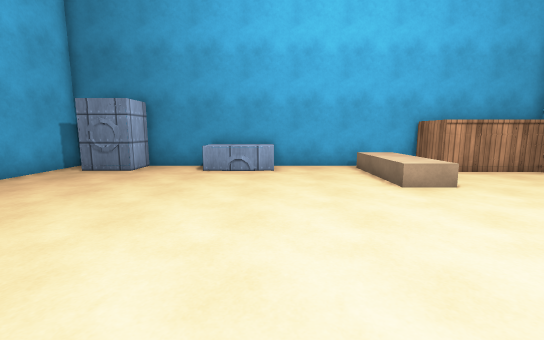
View 1 (above)

18 first-person views from a walk through a 3-D level made in the Unity game engine. The camera is 1.4 m above the floor, tilts 8° down and sees 90° across. The floor is counted in squares, 1 m on a side. Each view is taken from the middle of a square. On the plan, view 1 faces up. The plan holds only what a view shows up to about 13 squares ahead; the rest is blank. The player character is not drawn. Surface patterns are stand-ins for the level's own textures.

View 2
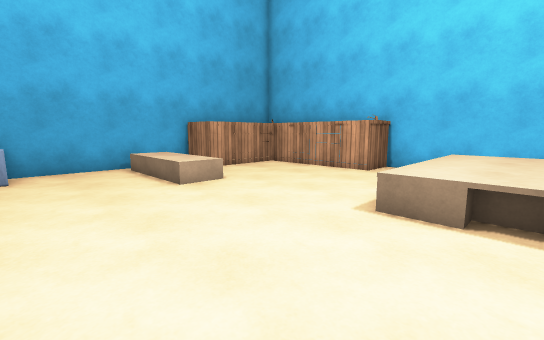

View 3
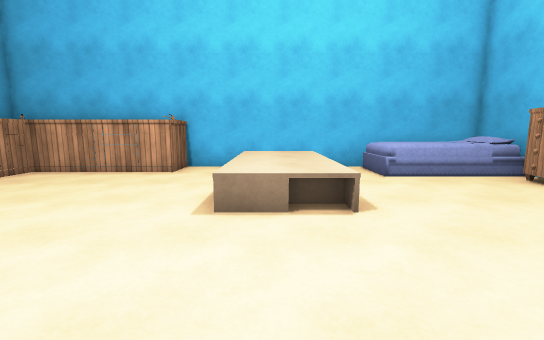

View 4
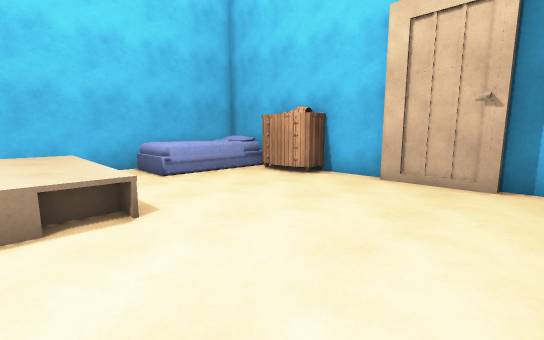

View 5
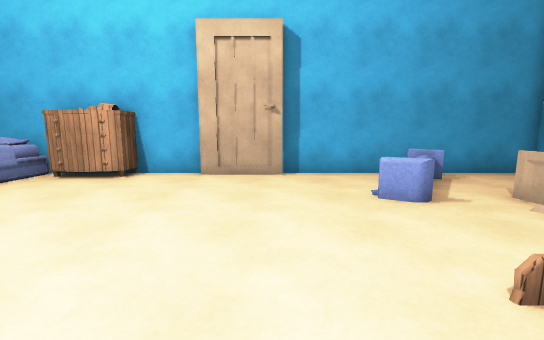

View 6
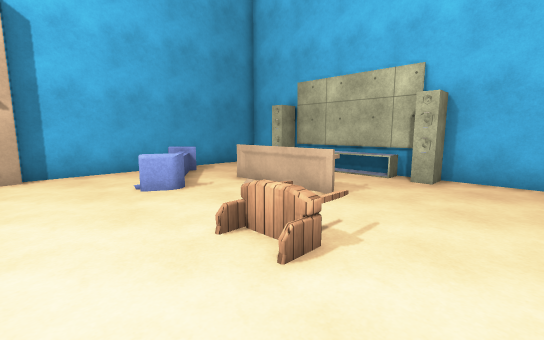

View 7
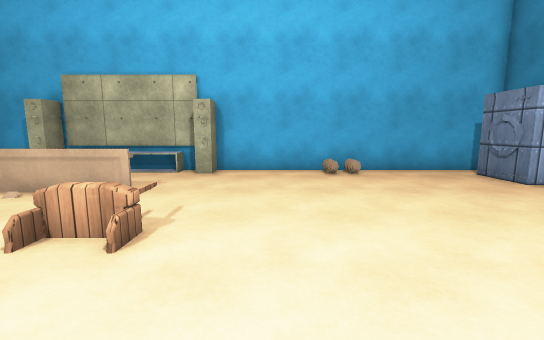

View 8
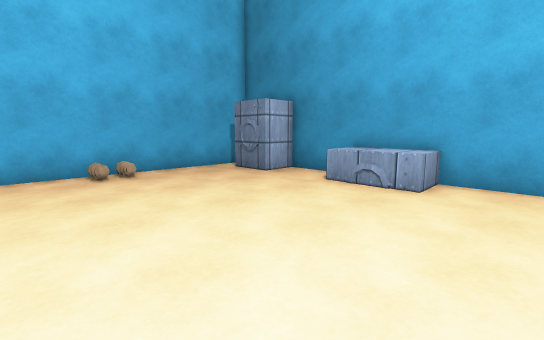

View 9
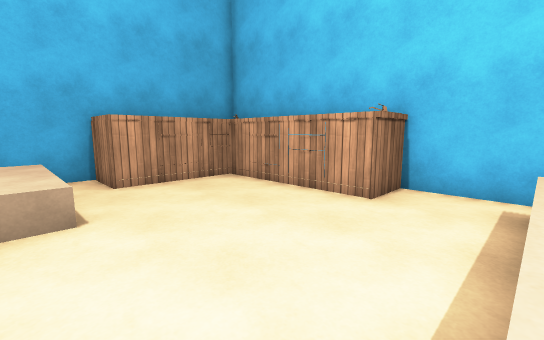

View 10
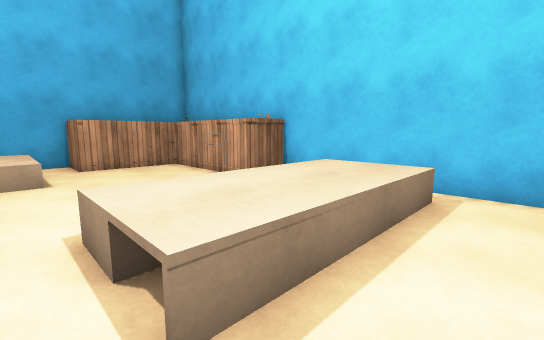

View 11
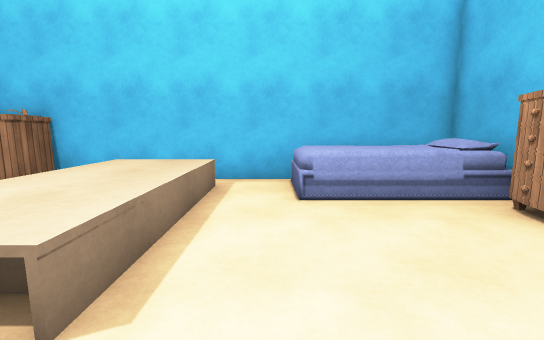

View 12
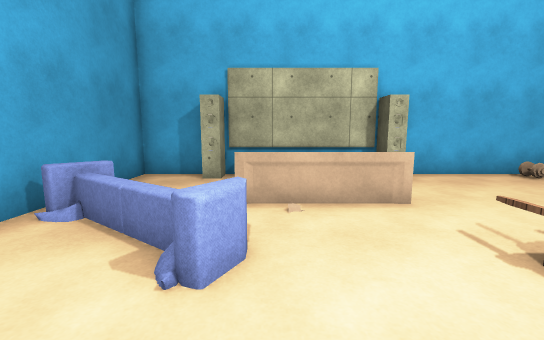

View 13
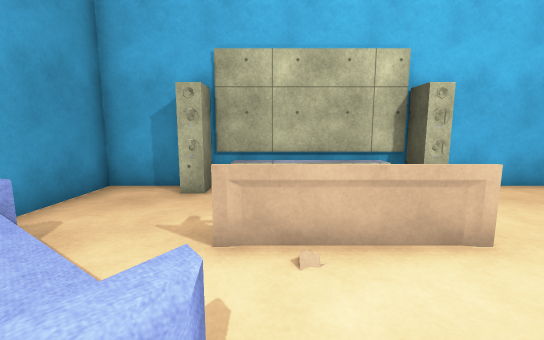

View 14
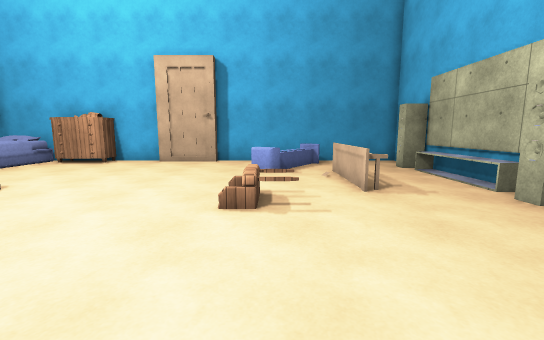

View 15
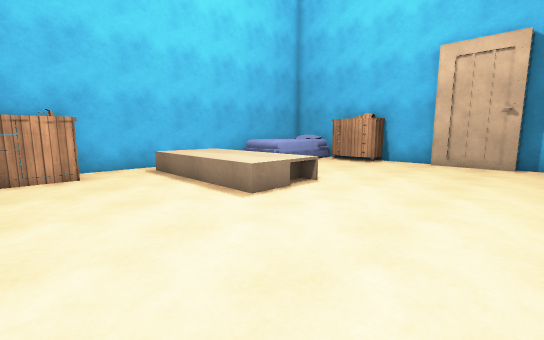

View 16
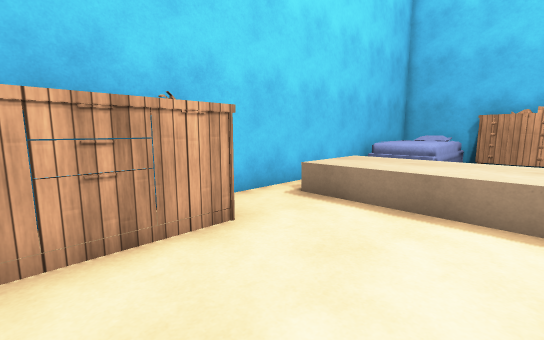

View 17
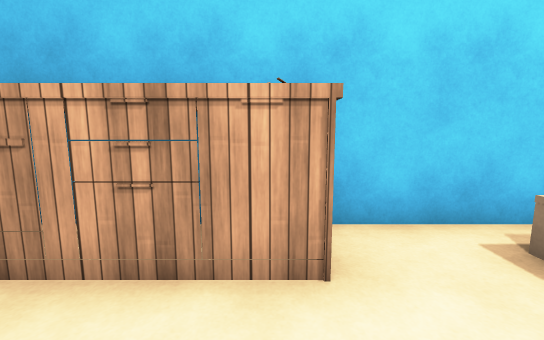

View 18
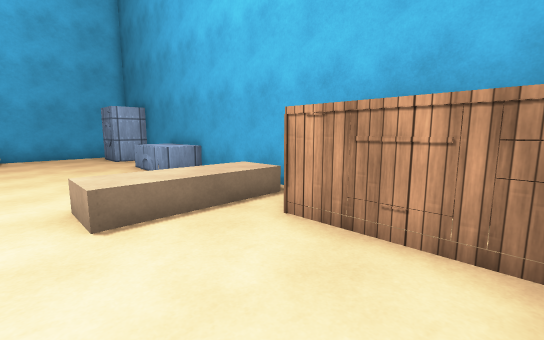

### Floor plan
Key: @ floor where view 1 was taken; # wall or solid block; x gap in a wall; . floor; = window, fence, low wall or low ledge; B bed; R dresser; C chair; S sofa; O other object.
Columns run from 8 left of view 1 to 11 right of it. Each row starts with its distance up from view 1.
 11 #  ###OO####### OOO#
 10 ##O#..OOO...O.OOOOO#
  9 #...........O.....O#
  8 #...........O.....OO
  7 #...........O.....OO
  6 #.................OO
  5 #O................OO
  4 #..................#
  3 #..................#
  2 #............OOOOOO#
  1 #.....C......OOOOOO#
  0 #.....C.@....OOOOOO#
 -1 #..==..............#
 -2 #...=..............#
 -3 #.. O............BB#
 -4 #.....S..........BB#
 -5 #....S...........BB#
 -6 #...SS........RR.BB#
 -7 #...x....#.#..R ####
 -8 ##############

Where each view was taken, in squares from view 1:
view 1: 0 up, 0 right, facing up
view 2: 0 up, 0 right, facing up-right
view 3: 1 up, 0 right, facing right
view 4: 1 up, 0 right, facing down-right
view 5: 2 up, 1 right, facing down
view 6: 3 up, 1 right, facing down-left
view 7: 3 up, 2 right, facing left
view 8: 3 up, 2 right, facing up-left
view 9: 2 up, 4 right, facing up-right
view 10: 2 down, 4 right, facing up-right
view 11: 2 down, 3 right, facing right
view 12: 3 down, 1 right, facing left
view 13: 3 down, 1 left, facing left
view 14: 6 up, 2 left, facing down
view 15: 6 up, 0 right, facing down-right
view 16: 7 up, 6 right, facing down-right
view 17: 5 up, 7 right, facing right
view 18: 6 up, 9 right, facing up-left
